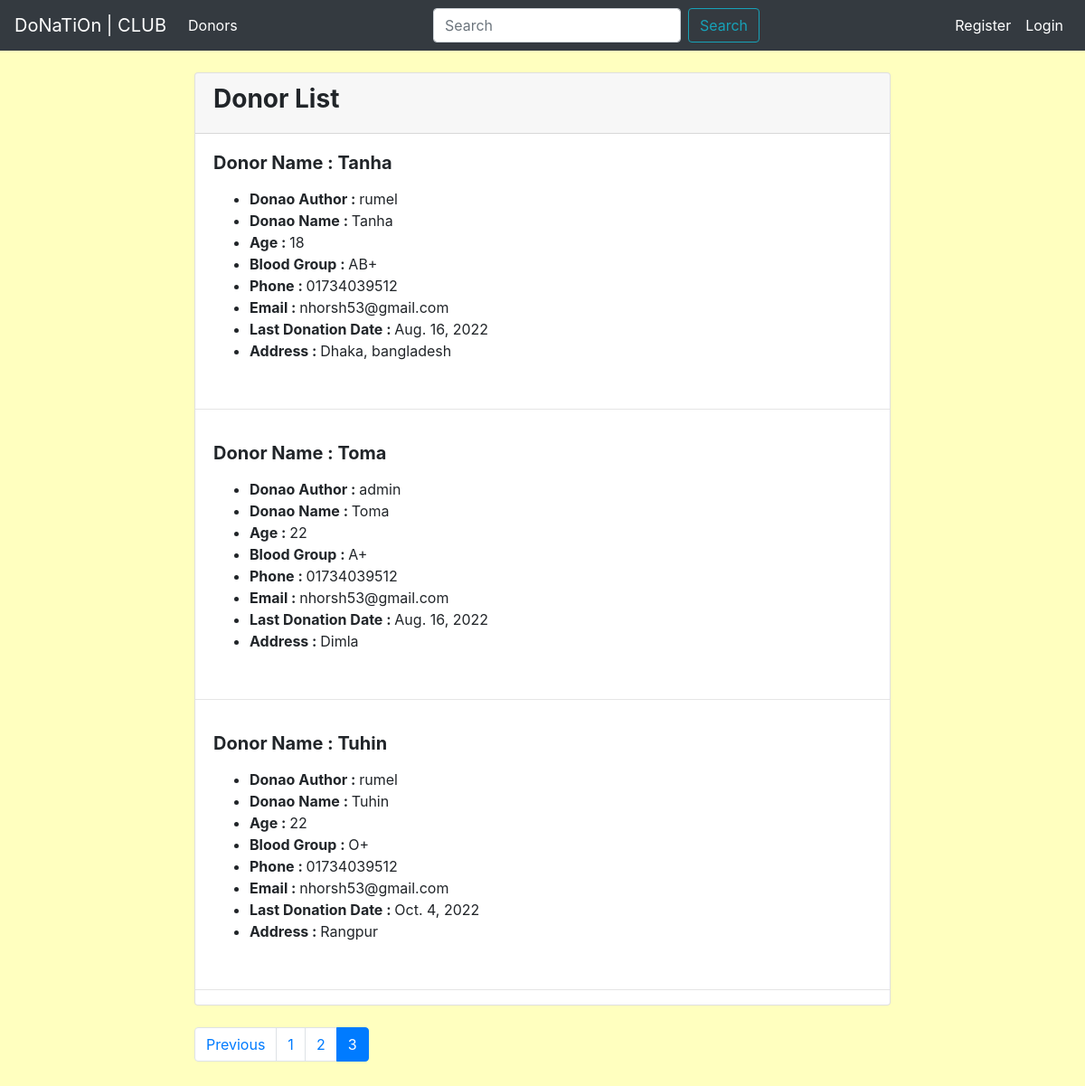
/?page=3, run on the app's committed database.
### Myapp/models.py (models this page shows)
class AddDonarModle(models.Model):
    author = models.ForeignKey(User, on_delete=models.CASCADE)
    name = models.CharField(max_length=20)
    age = models.IntegerField()
    blood_group = models.CharField(max_length=20)
    phone = models.CharField(max_length=20)
    email = models.EmailField()
    last_donation = models.DateField()
    address = models.TextField()
    def __str__(self):
        return self.name

### Myapp/views.py (the view)
# urls.py: path('', views.DonorListView.as_view(), name='donor-list'),
class DonorListView(ListView):
    model = AddDonarModle
    template_name = 'myapp/show_donor.html'
    ordering = ['name']
    context_object_name = 'donor_list'
    paginate_by = 3
    paginate_orphans = 1
    def get_context_data(self, *args, **kwargs):
        try:
            return super(DonorListView, self).get_context_data(*args, **kwargs)
        except Http404:
            self.kwargs['page'] = 1
            return super(DonorListView, self).get_context_data(*args, **kwargs)

### Myapp/templates/myapp/show_donor.html (shortened to what this page needs)
{% extends 'myapp/base.html' %}
{% block content %}
<div class="container col-md-8"><br>
    <div class="card">
      <div class="card-header">
        <h3><b>Donor List</b></h3>
      </div>
      {% for donorlist in donor_list %}
        <div class="card-body">
          <h5 class="card-title"><strong>Donor Name : {{ donorlist }}</strong></h5>
          <p class="card-text">
          <ul>
            <li><Strong>Donao Author : </strong>{{ donorlist.author }}</li>
            <li><Strong>Donao Name : </strong>{{ donorlist.name }}</li>
            <li><strong>Age : </strong>{{ donorlist.age }}</li>
            <li><strong>Blood Group : </strong>{{ donorlist.blood_group }}</li>
            <li><strong>Phone : </strong>{{ donorlist.phone }}</li>
            <li><strong>Email : </strong>{{ donorlist.email }}</li>
            <li><strong>Last Donation Date : </strong>{{ donorlist.last_donation }}</li>
            <li><strong>Address : </strong>{{ donorlist.address }}</li>
          </ul>
      </div><hr>
      {% endfor %}
</div><br>
  <nav aria-label="Page navigation example">
    <ul class="pagination">
      {% if page_obj.has_previous %}
      <li class="page-item"><a class="page-link" href="?page={{page_obj.previous_page_number}}">Previous</a></li>
      {% else %}
      <li class="page-item disable"></li>
      {% endif %}
        {% for i in page_obj.paginator.page_range %}
          {% if page_obj.number == i %}
            <li class="page-item active">
              <span class="page-link">
                {{ i }}
              </span>
            </li>
            {% else %}
              <li class="page-item"><a class="page-link" href="?page={{ i }}">{{ i }}</a></li>
          {% endif %}
        {% endfor %}
</ul>
</nav>
<br><br>
{% endblock content %}

### Myapp/templates/myapp/base.html (style rules this page uses)
body { background-color: rgba(255, 255, 128, .5); }

### data on the page
AddDonarModle: name "Tanha", author "rumel", age "18", blood_group "AB+", phone "01734039512", email "nhorsh53@gmail.com", last_donation "Aug. 16, 2022", address "Dhaka, bangladesh"
AddDonarModle: name "Toma", author "admin", age "22", blood_group "A+", phone "01734039512", email "nhorsh53@gmail.com", last_donation "Aug. 16, 2022", address "Dimla"
AddDonarModle: name "Tuhin", author "rumel", age "22", blood_group "O+", phone "01734039512", email "nhorsh53@gmail.com", last_donation "Oct. 4, 2022", address "Rangpur"

### other printed values
{{ i }} "1" "2"
{{ i }} "3"
